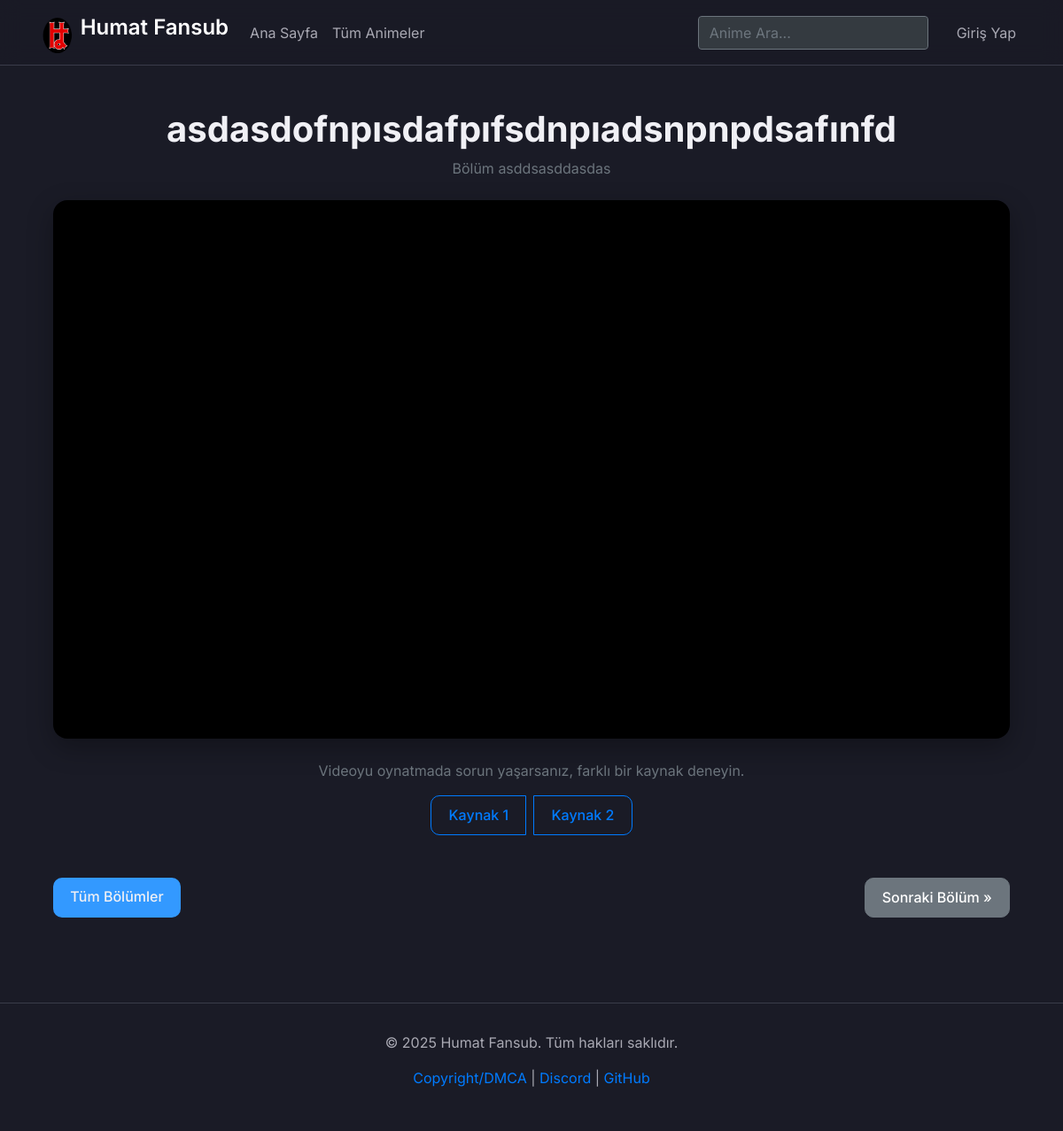
Page /episode/1 on the committed database.
### models.py (models this page shows)
class Anime(db.Model):
    id = db.Column(db.Integer, primary_key=True)
    name = db.Column(db.String(150), nullable=False)
    description = db.Column(db.Text, nullable=False)
    cover_image = db.Column(db.String(150), nullable=False)
    episodes = db.relationship('Episode', backref='anime', lazy=True)
    genres = db.Column(db.String(250), nullable=False)  # Türler virgülle ayrılacak

class Episode(db.Model):
    id = db.Column(db.Integer, primary_key=True)
    number = db.Column(db.Integer, nullable=False)
    sources = db.Column(db.Text, nullable=False)
    anime_id = db.Column(db.Integer, db.ForeignKey('anime.id'), nullable=False)

### app.py (the view)
@app.route('/episode/<int:episode_id>')
def episode(episode_id):
    episode = Episode.query.get_or_404(episode_id)
    sources = episode.sources.split(',')
    return render_template('episode.html', episode=episode, sources=sources)

### templates/episode.html (shortened to what this page needs)
{% extends "base.html" %}
{% block content %}
<div class="container mt-5">
    <div class="text-center mb-4">
        <h1 class="font-weight-bold">{{ episode.anime.name }}</h1>
        <p class="text-secondary">Bölüm {{ episode.number }}</p>
    </div>
    <div class="video-player-wrapper mb-4">
        <iframe src="{{ sources[0] }}" allowfullscreen></iframe>
    </div>
    <div class="text-center mb-4">
        <p class="text-secondary">Videoyu oynatmada sorun yaşarsanız, farklı bir kaynak deneyin.</p>
        <div class="btn-group" role="group" aria-label="Video Kaynakları">
            {% for source in sources %}
            <button class="btn btn-outline-primary mx-1" onclick="document.querySelector('iframe').src='{{ source }}'">
                Kaynak {{ loop.index }}
            </button>
            {% endfor %}
        </div>
    </div>
    <div class="d-flex justify-content-between mt-5">
        <a href="{{ url_for('anime', anime_id=episode.anime.id) }}" class="btn btn-primary">Tüm Bölümler</a>
        <a href="{{ url_for('episode', episode_id=episode.id + 1) }}" class="btn btn-secondary">Sonraki Bölüm &raquo;</a>
    </div>
    <div id="disqus_thread" class="pt-5"></div>
</div>
{% endblock %}

### static/css/style.css (style rules this page uses)
:root { --background-color: #1a1b26; --card-background: #2a2c3a; --text-color: #f0f0f5; --secondary-color: #a9a9b3; --border-color: #3a3c4a; --accent-color: #3399ff; --hover-color: #3a3c4a; }
body { background-color: var(--background-color); color: var(--text-color); font-family: 'Inter', sans-serif; -webkit-font-smoothing: antialiased; -moz-osx-font-smoothing: grayscale; }
h1, .display-4 { word-wrap: break-word; overflow-wrap: break-word; }
.btn { border-radius: 10px; padding: 0.6rem 1.2rem; font-weight: 500; transition: all 0.2s ease-in-out; }
.btn-primary { background-color: var(--accent-color); color: var(--text-color); border: none; }
.container, .card { animation: fadeIn 0.6s ease-out forwards; }
.video-player-wrapper { position: relative; padding-top: 56.25%; background-color: #000; border-radius: 16px; overflow: hidden; box-shadow: 0 10px 30px rgba(0,0,0,0.3); }
.video-player-wrapper iframe { position: absolute; top: 0; left: 0; width: 100%; height: 100%; border: none; }

### rows in the picture
Anime: anime.name "asdasdofnpısdafpıfsdnpıadsnpnpdsafınfd"
Episode: number "asddsasddasdas"
